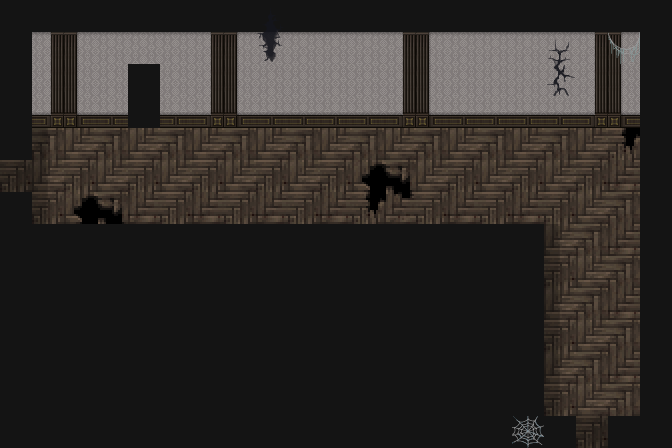

Rendered tile map (Tiled .tmx) drawn with the repository's tilesets; below, a short description and the full map source, tile grids included:
An orthogonal 21x14 tile map with 32x32 px tiles, 5 tile layers (床, 壁, オブジェクト, 影2, ...), 7 tilesets.

<map version="1.10" tiledversion="1.11.2" orientation="orthogonal" renderorder="right-down" width="21" height="14" tilewidth="32" tileheight="32" infinite="0" nextlayerid="6" nextobjectid="1">
 <tileset firstgid="1" source="ModernI-A501.tsx" />
 <tileset firstgid="129" source="Wall01-01.tsx" />
 <tileset firstgid="141" source="EuropeanI-A201.tsx" />
 <tileset firstgid="333" source="mU8QYpo.tsx" />
 <tileset firstgid="845" source="Inside-Town-E.tsx" />
 <tileset firstgid="1101" source="Inside-Town-D.tsx" />
 <tileset firstgid="1357" source="Bridge1-F.tsx" />
 <layer id="1" name="床" width="21" height="14" locked="1">
  <data encoding="csv">
117,117,117,117,117,117,117,117,117,117,117,117,117,117,117,117,117,117,117,117,117,
117,0,0,0,0,0,0,0,0,0,0,0,0,0,0,0,0,0,0,0,117,
117,0,0,0,117,0,0,0,0,0,0,0,0,0,0,0,0,0,0,0,117,
117,0,0,0,117,0,0,0,0,0,0,0,0,0,0,0,0,0,0,0,117,
117,398,397,398,397,398,397,398,397,398,397,398,397,398,397,398,397,398,397,701,117,
413,397,413,397,413,397,413,397,413,397,413,685,686,397,413,397,413,397,413,414,117,
117,413,685,686,414,413,414,413,414,413,414,701,702,413,414,413,414,413,397,398,117,
117,117,117,117,117,117,117,117,117,117,117,117,117,117,117,117,117,397,398,414,117,
117,117,117,117,117,117,117,117,117,117,117,117,117,117,117,117,117,413,397,398,117,
117,117,117,117,117,117,117,117,117,117,117,117,117,117,117,117,117,397,398,414,117,
117,117,117,117,117,117,117,117,117,117,117,117,117,117,117,117,117,413,397,398,117,
117,117,117,117,117,117,117,117,117,117,117,117,117,117,117,117,117,397,398,414,117,
117,117,117,117,117,117,117,117,117,117,117,117,117,117,117,117,117,413,397,398,117,
117,117,117,117,117,117,117,117,117,117,117,117,117,117,117,117,117,117,413,117,117
</data>
 </layer>
 <layer id="2" name="壁" width="21" height="14" locked="1">
  <data encoding="csv">
0,0,0,0,0,0,0,0,0,0,0,0,0,0,0,0,0,0,0,0,0,
0,131,129,133,133,133,131,129,133,133,133,133,131,129,133,133,133,133,131,129,0,
0,132,130,134,0,134,132,130,134,134,134,134,132,130,134,134,134,134,132,130,0,
0,135,136,137,0,137,135,136,137,137,137,137,135,136,137,137,137,137,135,136,0,
0,0,0,0,0,0,0,0,0,0,0,0,0,0,0,0,0,0,0,0,0,
0,0,0,0,0,0,0,0,0,0,0,0,0,0,0,0,0,0,0,0,0,
0,0,0,0,0,0,0,0,0,0,0,0,0,0,0,0,0,0,0,0,0,
0,0,0,0,0,0,0,0,0,0,0,0,0,0,0,0,0,0,0,0,0,
0,0,0,0,0,0,0,0,0,0,0,0,0,0,0,0,0,0,0,0,0,
0,0,0,0,0,0,0,0,0,0,0,0,0,0,0,0,0,0,0,0,0,
0,0,0,0,0,0,0,0,0,0,0,0,0,0,0,0,0,0,0,0,0,
0,0,0,0,0,0,0,0,0,0,0,0,0,0,0,0,0,0,0,0,0,
0,0,0,0,0,0,0,0,0,0,0,0,0,0,0,0,0,0,0,0,0,
0,0,0,0,0,0,0,0,0,0,0,0,0,0,0,0,0,0,0,0,0
</data>
 </layer>
 <layer id="4" name="オブジェクト" width="21" height="14" locked="1">
  <data encoding="csv">
0,0,0,0,0,0,0,0,1074,0,0,0,0,0,0,0,0,0,0,0,0,
0,0,0,0,0,0,0,0,1090,0,0,0,0,0,0,0,0,1073,0,1106,0,
0,0,0,0,0,0,0,0,0,0,0,0,0,0,0,0,0,1089,0,0,0,
0,0,0,0,0,0,0,0,0,0,0,0,0,0,0,0,0,0,0,0,0,
0,0,0,0,0,0,0,0,0,0,0,0,0,0,0,0,0,0,0,0,0,
0,0,0,0,0,0,0,0,0,0,0,0,0,0,0,0,0,0,0,0,0,
0,0,0,0,0,0,0,0,0,0,0,0,0,0,0,0,0,0,0,0,0,
0,0,0,0,0,0,0,0,0,0,0,0,0,0,0,0,0,0,0,0,0,
0,0,0,0,0,0,0,0,0,0,0,0,0,0,0,0,0,0,0,0,0,
0,0,0,0,0,0,0,0,0,0,0,0,0,0,0,0,0,0,0,0,0,
0,0,0,0,0,0,0,0,0,0,0,0,0,0,0,0,0,0,0,0,0,
0,0,0,0,0,0,0,0,0,0,0,0,0,0,0,0,0,0,0,0,0,
0,0,0,0,0,0,0,0,0,0,0,0,0,0,0,0,0,0,0,0,0,
0,0,0,0,0,0,0,0,0,0,0,0,0,0,0,0,1105,0,0,0,0
</data>
 </layer>
 <layer id="5" name="影2" width="21" height="14" locked="1">
  <data encoding="csv">
0,0,0,0,0,0,0,0,0,0,0,0,0,0,0,0,0,0,0,0,0,
0,0,0,0,0,0,0,0,0,0,0,0,0,0,0,0,0,0,0,0,0,
0,0,0,0,0,0,0,0,0,0,0,0,0,0,0,0,0,0,0,0,0,
0,0,0,0,0,0,0,0,0,0,0,0,0,0,0,0,0,0,0,0,0,
0,1378,0,0,0,0,0,0,0,0,0,0,0,0,0,0,0,0,0,0,0,
1455,1378,0,0,0,0,0,0,0,0,0,0,0,0,0,0,0,0,0,0,0,
0,1378,0,0,0,0,0,0,0,0,0,0,0,0,0,0,0,0,0,0,0,
0,0,0,0,0,0,0,0,0,0,0,0,0,0,0,0,0,1378,0,0,0,
0,0,0,0,0,0,0,0,0,0,0,0,0,0,0,0,0,1378,0,0,0,
0,0,0,0,0,0,0,0,0,0,0,0,0,0,0,0,0,1378,0,0,0,
0,0,0,0,0,0,0,0,0,0,0,0,0,0,0,0,0,1378,0,0,0,
0,0,0,0,0,0,0,0,0,0,0,0,0,0,0,0,0,1378,0,0,0,
0,0,0,0,0,0,0,0,0,0,0,0,0,0,0,0,0,1378,0,0,0,
0,0,0,0,0,0,0,0,0,0,0,0,0,0,0,0,0,0,1456,0,0
</data>
 </layer>
 <layer id="3" name="影" width="21" height="14" locked="1" opacity="0.23">
  <data encoding="csv">
117,117,117,117,117,117,117,117,117,117,117,117,117,117,117,117,117,117,117,117,117,
117,117,117,117,117,117,117,117,117,117,117,117,117,117,117,117,117,117,117,117,117,
117,117,117,117,117,117,117,117,117,117,117,117,117,117,117,117,117,117,117,117,117,
117,117,117,117,117,117,117,117,117,117,117,117,117,117,117,117,117,117,117,117,117,
117,0,0,0,0,0,0,0,0,0,0,0,0,0,0,0,0,0,0,0,117,
0,0,0,0,0,0,0,0,0,0,0,0,0,0,0,0,0,0,0,0,117,
117,0,0,0,0,0,0,0,0,0,0,0,0,0,0,0,0,0,0,0,117,
117,117,117,117,117,117,117,117,117,117,117,117,117,117,117,117,0,0,0,0,117,
117,117,117,117,117,117,117,117,117,117,117,117,117,117,117,117,0,0,0,0,117,
117,117,117,117,117,117,117,117,117,117,117,117,117,117,117,117,117,0,0,0,117,
117,117,117,117,117,117,117,117,117,117,117,117,117,117,117,117,117,0,0,0,117,
117,117,117,117,117,117,117,117,117,117,117,117,117,117,117,117,117,0,0,0,117,
117,117,117,117,117,117,117,117,117,117,117,117,117,117,117,117,117,0,0,0,117,
117,117,117,117,117,117,117,117,117,117,117,117,117,117,117,117,117,0,0,0,117
</data>
 </layer>
</map>
